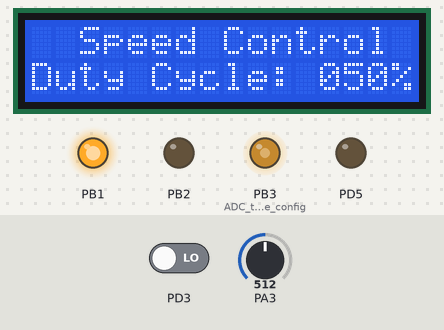
Bench run of a program on a simulated ATmega32, built with avr-gcc and emulated at 1 MHz (the files do not name the chip). Parts: 16×2 character LCD, output pins drawn as LEDs (lit = HIGH). Wiring (inferred from the names in the program): character LCD (HD44780): RS PD0; R/W PD1; E PD2; data PC0, PC1, PC2, PC3, PC4, PC5, PC6, PC7. The test bench sets the inputs (shaded band); at power-on: PA3 = 512, PD3 LOW. Pins used as bus, display or sensor lines are not drawn.

Above: at 1.2 s.
1.3 s: PA3 set to 716
At 1.8 s:
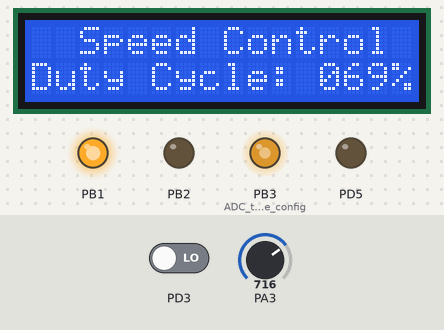
2.8 s: PA3 set to 900
At 3.6 s:
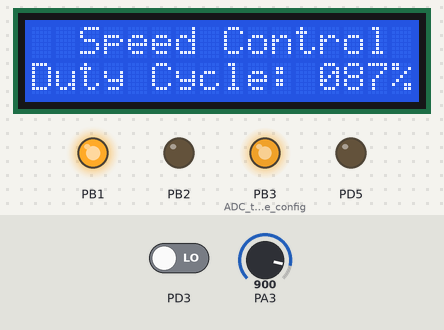
4.3 s: PD3 driven HIGH
At 5.5 s:
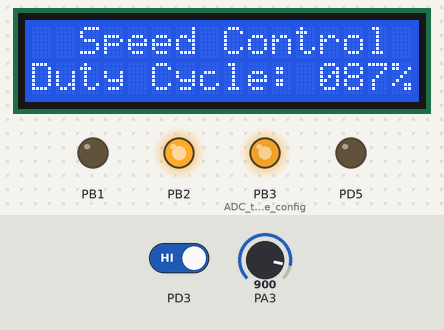
5.8 s: PA3 set to 511
At 6.1 s:
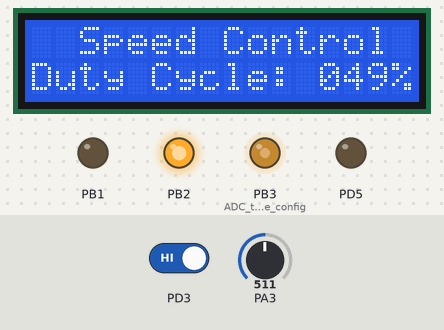
7.3 s: PA3 set to 122
At 8.0 s:
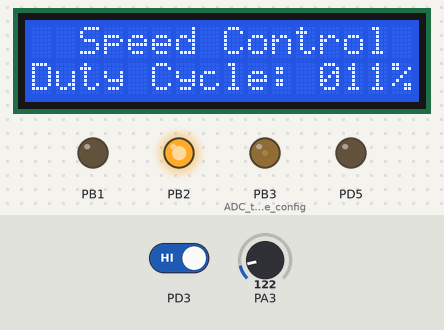
8.8 s: PA3 set to 0
At 9.8 s:
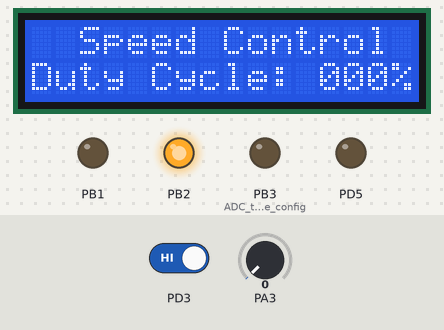
Timing chart, 0 to 11.3 s (numbered marks = the images above; inputs shaded):
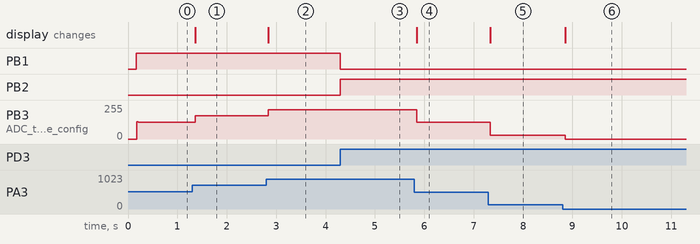

Measured:
- after the input at 1.3 s, PB3 (ADC_type_config): 127/255 → 175/255 after 0.06 s; the display: changes after 0.06 s (image 1)
- after the input at 2.8 s, PB3 (ADC_type_config): 175/255 → 221/255 at once; the display: changes at once (image 2)
- after the input at 4.3 s, PB1: HIGH → LOW at once; PB2: LOW → HIGH at once
- after the input at 5.8 s, PB3 (ADC_type_config): 221/255 → 124/255 after 0.05 s; the display: changes after 0.05 s (image 4)
- after the input at 7.3 s, PB3 (ADC_type_config): 124/255 → 28/255 at once; the display: changes at once (image 5)
- after the input at 8.8 s, PB3 (ADC_type_config): 28/255 → 0/255 after 0.05 s; the display: changes after 0.05 s (image 6)

The program:

main.c
```c
/*******************************************************************************
 *
 * 	[File Name]		main.c
 *
 * 	[Description]	Application
 *
 *	[Author]		Michael Magdy
 *
 ******************************************************************************/

#include <stdio.h>					// Used for sprintf only
#include "lcd.h"
#include "adc.h"
#include "timer.h"
#include "motor_driver.h"
#include "external_interrupts.h"

#define ADC_CHANNEL_NUM 3

/*******************************************************************************
 *                      	Functions Prototypes                               *
 *******************************************************************************/
void ISR_INT1(void);
void ISR_ADC(void);


/*******************************************************************************
 *                      			Main	                                   *
 *******************************************************************************/
int main(void) {


	/*************************************************** Variables Declaration */
	char display_buffer[3];


	/*************************************************** Modules Configuration */
	ADC_TYPE_CONFIG ADC_type_config = {AVCC, ADC_P_8};
	EXT_INT_TYPE_CONFIG INT1_type_config = {RISING_EDGE};
	MOTOR_TYPE_CONFIG motor_rotation = {CLOCKWISE};


	/************************************************** Modules Initialization */
	SET_BIT(SREG, 7);

	LCD_init();
	LCD_goto_row_col(0, 2);
	LCD_display_string("Speed Control");
	LCD_goto_row_col(1, 0);
	LCD_display_string("Duty Cycle: ");

	ADC_init(&ADC_type_config);
	ADC_set_callback(ISR_ADC);

	MOTOR_1_init();
	MOTOR_1_ON(&motor_rotation);

	INT1_init(&INT1_type_config);
	INT1_set_callback(ISR_INT1);

	TIMER_0_PWM_init(TIMER_P_8);


	/*************************************************************** Main Loop */
	for(;;) {

		/* Start ADC Conversion */
		ADC_read_channel(ADC_CHANNEL_NUM);

		/* Shift LCD Cursor */
		LCD_goto_row_col(1, 12);

		/* Display ADC Result */
		sprintf(display_buffer, "%03d", g_ADC_channel);
		LCD_display_string(display_buffer);
		LCD_display_char('%');

		/* Update Duty Cycle */
		TIMER_0_PWM_set_duty_cyle(g_ADC_channel);
	}
}

void ISR_ADC(void) {

	/* Maps the 0-1023 Range to 0-100 Range */
	/*
	 * y = mx + q
	 *
	 * q = 0
	 *
	 * m = 100 / 1023
	 *
	 */

	g_ADC_channel = (uint16) (((float32)100 / 1023) * g_ADC_channel);
}

void ISR_INT1(void) {

	if (g_MOTOR_direction == CLOCKWISE) {
		MOTOR_1_OFF();
		MOTOR_TYPE_CONFIG motor_rotation = {COUNTER_CLOCKWISE};
		MOTOR_1_ON(&motor_rotation);
		g_MOTOR_direction = COUNTER_CLOCKWISE;

	} else {
		MOTOR_1_OFF();
		MOTOR_TYPE_CONFIG motor_rotation = {CLOCKWISE};
		MOTOR_1_ON(&motor_rotation);
		g_MOTOR_direction = CLOCKWISE;
	}
}
```

adc.c
```c
/*******************************************************************************
 *
 * 	[File Name]		adc.c
 *
 * 	[Description]	Source File for ADC Driver.
 *
 *	[Author]		Michael Magdy
 *
 ******************************************************************************/

#include "adc.h"


/*******************************************************************************
 *                          Global Variables                                   *
 *******************************************************************************/
/* Global variable to hold the result of the ADC conversion */
volatile uint16 g_ADC_channel = 0;

/* Global variable to hold the address of the call back function in the application */
static volatile void (*g_ADC_callback_ptr)(void) = NULL_PTR;


/*******************************************************************************
 *                           ISR Definition                                    *
 *******************************************************************************/
ISR(ADC_vect) {

	/* Read ADC Data after conversion */
	g_ADC_channel = ADC;

	/* Run the callback function if set by the user */
	if (g_ADC_callback_ptr != NULL_PTR) {
		g_ADC_callback_ptr();
	}
}


/*******************************************************************************
 *                            ADC Functions                                    *
 *******************************************************************************/
void ADC_init(const ADC_TYPE_CONFIG * config_ptr) {

	/* Initialize the ADMUX register as 0 */
	ADMUX = 0;

	/* Reference Selection Bits */
	ADMUX |= (config_ptr->vref << 6);

	/* Enable ADC */
	SET_BIT(ADCSRA, ADEN);

	/* Enable ADC Interrupt */
	SET_BIT(ADCSRA, ADIE);

	/* Division Factor = config_ptr->prescaler */
	ADCSRA = (ADCSRA & 0xF8) | (config_ptr->prescaler);
}


void ADC_read_channel(uint8 channel_num) {

	/* Select Channel */
	ADMUX = (ADMUX & 0xE0) | (channel_num & 0x07);

	/* Start Conversion */
	SET_BIT(ADCSRA, ADSC);
}


void ADC_set_callback(void (*callback_fn_ptr)(void)) {
	g_ADC_callback_ptr = callback_fn_ptr;
}
```

adc.h
```c
/*******************************************************************************
 *
 * 	[File Name]		adc.h
 *
 * 	[Description]	Header File for ADC Driver.
 *
 *	[Author]		Michael Magdy
 *
 ******************************************************************************/

#ifndef ADC_H_
#define ADC_H_

#include "std_types.h"
#include "common_macros.h"
#include "controller_config.h"


/*******************************************************************************
 *                          External Variables                                 *
 *******************************************************************************/
/* Extern Public global variables to be used by other modules */
extern volatile uint16 g_ADC_channel;


/*******************************************************************************
 *                          Dynamic Configuration							   *
 *******************************************************************************/
/* Reference Selection (Vref > Vsensor_max) */
typedef enum {
	AREF, AVCC, ADC_VREF_RESERVED, V2_56
} ADC_VREF;


/* ADC Prescaler Select Bits (by which the CPU frequency is divided) */
typedef enum {
	ADC_P_2, ADC_PRESCALER_RESERVED, ADC_P_4, ADC_P_8,
	ADC_P_16, ADC_P_32, ADC_P_64, ADC_P_128
} ADC_PRESCALER;


/* Structure containing the ADC configuration parameters */
typedef struct {
	ADC_VREF vref;
	ADC_PRESCALER prescaler;
} ADC_TYPE_CONFIG;


/*******************************************************************************
 *                      	Functions Prototypes                               *
 *******************************************************************************/
/* Initializes the ADC module */
void ADC_init			(const ADC_TYPE_CONFIG * config_ptr);

/* Starts the ADC conversion,
 * triggers an interrupt when the channel is read.
 * The result is stored in a global variable (g_ADC_channel).
 * Then, the callback function is called (if set).
 */
void ADC_read_channel 	(uint8 channel_num);

/* Sets the callback function to be executed when the interrupt is triggered. */
void ADC_set_callback	(void (*callback_fn_ptr)(void));


#endif /* ADC_H_ */
```

external_interrupts.c
```c
/*******************************************************************************
 *
 * 	[File Name]		external_interrupts.c
 *
 * 	[Description]	Source File for External Interrupts Driver.
 *
 *	[Author]		Michael Magdy
 *
 ******************************************************************************/

#include "external_interrupts.h"


/*******************************************************************************
 *                          Global Variables                                   *
 *******************************************************************************/
/* Global variables to hold the address of the call back function in the application */
static volatile void (*g_INT0_callback_ptr)(void) = NULL_PTR;
static volatile void (*g_INT1_callback_ptr)(void) = NULL_PTR;


/*******************************************************************************
 *                           ISR Definitions                                   *
 *******************************************************************************/
ISR(INT0_vect) {

	/* Run the callback function if set by the user */
	if (g_INT0_callback_ptr != NULL_PTR) {
		g_INT0_callback_ptr();
	}
}

ISR(INT1_vect) {

	/* Run the callback function if set by the user */
	if (g_INT1_callback_ptr != NULL_PTR) {
		g_INT1_callback_ptr();
	}
}


/*******************************************************************************
 *                            EXT_INT Functions                                *
 *******************************************************************************/
void INT0_init(const EXT_INT_TYPE_CONFIG * config_ptr) {

	/* Enable external interrupt INT0 */
	GICR  |= (1 << INT0);

	/* Configure INT0 Sense Control */
	MCUCR |= config_ptr->sense_control;

	/* Set PD2 (INT0) as input */
	DDRD &= ~ (1 << PD2);
}

void INT1_init(const EXT_INT_TYPE_CONFIG * config_ptr) {

	/* Enable external interrupt INT1 */
	GICR  |= (1 << INT1);

	/* Configure INT0 Sense Control */
	MCUCR |= (config_ptr->sense_control << 2);

	/* Set PD3 (INT1) as input */
	DDRD &= ~ (1 << PD3);
}

void INT0_set_callback(void (*callback_fn_ptr)(void)) {
	g_INT0_callback_ptr = callback_fn_ptr;
}

void INT1_set_callback(void (*callback_fn_ptr)(void)) {
	g_INT1_callback_ptr = callback_fn_ptr;
}
```

external_interrupts.h
```c
/*******************************************************************************
 *
 * 	[File Name]		external_interrupts.h
 *
 * 	[Description]	Header File for External Interrupts Driver.
 *
 *	[Author]		Michael Magdy
 *
 ******************************************************************************/

#ifndef EXTERNAL_INTERRUPTS_H_
#define EXTERNAL_INTERRUPTS_H_


#include "std_types.h"
#include "common_macros.h"
#include "controller_config.h"


/*******************************************************************************
 *                          Dynamic Configuration							   *
 *******************************************************************************/
/* Interrupt Sense Control */
typedef enum {
	LOW_LEVEL, LEVEL_CHANGE, FALLING_EDGE, RISING_EDGE
} EXT_INT_SENSE_CTRL;


/* Structure containing the External Interrupt configuration parameters */
typedef struct {
	EXT_INT_SENSE_CTRL sense_control;
} EXT_INT_TYPE_CONFIG;


/*******************************************************************************
 *                      	Functions Prototypes                               *
 *******************************************************************************/
/* Initializes the INT modules */
void INT0_init			(const EXT_INT_TYPE_CONFIG * config_ptr);
void INT1_init			(const EXT_INT_TYPE_CONFIG * config_ptr);

/* Sets the callback functions to be executed when the interrupt is triggered. */
void INT0_set_callback	(void (*callback_fn_ptr)(void));
void INT1_set_callback	(void (*callback_fn_ptr)(void));


#endif /* EXTERNAL_INTERRUPTS_H_ */
```

timer.c
```c
/*******************************************************************************
 *
 * 	[File Name]		timer.c
 *
 * 	[Description]	Source File for Timer Driver.
 *
 *	[Author]		Michael Magdy
 *
 ******************************************************************************/

#include "timer.h"


/*******************************************************************************
 *                            Timer Functions                                  *
 *******************************************************************************/
void TIMER_0_PWM_init(TIMER_PRESCALER prescaler) {

	/* Initialize Timer Count*/
	TCNT0 = 0;

	/* Set Compare Value (Initial Duty Cycle = 50%) */
	OCR0  = 128;

	/* Configure the OC0 PIN as Output */
	DDRB  = DDRB | (1<<PB3);

	/* Configure PWM in Non-inverting Mode */
	TCCR0 = (1 << WGM00) | (1 << WGM01) | (1 << COM01) | prescaler;

	/* Configure the OC0 PIN as Output */
	SET_BIT(DDRD, PD5);
}


void TIMER_0_PWM_set_duty_cyle(uint8 duty_cycle) {

	/* Map 0-100 Range to 0-255 Range */
	/*
	 * y = mx + q
	 *
	 * q = 0
	 *
	 * m = 255 / 100
	 *
	 */

	uint8 y = ((float32)255 / 100) * duty_cycle;
	OCR0  = y;
}
```

timer.h
```c
/*******************************************************************************
 *
 * 	[File Name]		timer.h
 *
 * 	[Description]	Header File for Timer Driver.
 *
 *	[Author]		Michael Magdy
 *
 ******************************************************************************/

#ifndef TIMER_H_
#define TIMER_H_


#include "std_types.h"
#include "common_macros.h"
#include "controller_config.h"

typedef enum {
	TIMER_NO_CLOCK, TIMER_P_1, TIMER_P_8, TIMER_P_64, TIMER_P_256, TIMER_P_1024,
	TIMER_EXTERNAL_FALLING, TIMER_EXTERNAL_RISING
} TIMER_PRESCALER;


/*******************************************************************************
 *                      	Functions Prototypes                               *
 *******************************************************************************/
void TIMER_0_PWM_init			(TIMER_PRESCALER prescaler);
void TIMER_0_PWM_set_duty_cyle	(uint8 duty_cycle);


#endif /* TIMER_H_ */
```

controller_config.h
```c
/*******************************************************************************
 *
 * 	[File Name]		controller_config.h
 *
 * 	[Description]	File containing the mcu's configuration and libraries.
 *
 *	[Author]		Michael Magdy
 *
 ******************************************************************************/

#ifndef CONTROLLER_CONFIG_H_
#define CONTROLLER_CONFIG_H_


/* Clock Frequency */
#ifndef F_CPU
#define F_CPU 1000000UL
#endif

/* MCU Libraries */
#include <avr/io.h>
#include <avr/interrupt.h>
#include <util/delay.h>


#endif /* CONTROLLER_CONFIG_H_ */
```

lcd.c
```c
/*******************************************************************************
 *
 * 	[File Name]		lcd.c
 *
 * 	[Description]	Source File for LCD Driver.
 *
 *	[Author]		Michael Magdy
 *
 ******************************************************************************/

#include "lcd.h"


/*******************************************************************************
 *                            LCD Functions                                    *
 *******************************************************************************/
void LCD_init(void) {

	// Set the 8 data pins as output
	LCD_DATA_PORT_DIRECTION = 0xFF;

	// Set the RS, R/W, and E pins as output
	SET_BIT(LCD_CONTROL_PORT_DIRECTION, LCD_RS_PIN);
	SET_BIT(LCD_CONTROL_PORT_DIRECTION, LCD_RW_PIN);
	SET_BIT(LCD_CONTROL_PORT_DIRECTION, LCD_E_PIN);

	// Set LCD Mode: 8 bits transmission, 2 lines display
	LCD_send_command(LCD_COMMAND_MODE_8BIT_2LINE);

	// Clear the display
	LCD_send_command(LCD_COMMAND_CLEAR);

	// Hide the cursor
	LCD_send_command(LCD_COMMAND_CURSOR_OFF);
}


void LCD_clear(void) {
	LCD_send_command(LCD_COMMAND_CLEAR);
}


void LCD_goto_row_col(uint8 row, uint8 col) {

	uint8 address;

	switch (row) {
		case 0:
			address = col;
			break;
		case 1:
			address = col + 0x40;
			break;
		case 2:
			address = col + 0x10;
			break;
		case 3:
			address = col + 0x50;
			break;
	}

	LCD_send_command(LCD_SET_CURSOR | address);
}


void LCD_send_command(uint8 command) {

	// Clear the enable bit
	CLEAR_BIT(LCD_CONTROL_PORT, LCD_E_PIN);

	// Clear the RS bit for command transfer
	CLEAR_BIT(LCD_CONTROL_PORT, LCD_RS_PIN);

	// Clear the R/W bit for write mode
	CLEAR_BIT(LCD_CONTROL_PORT, LCD_RW_PIN);

	// Delay (tas)
	_delay_ms(1);

	// Set the enable bit
	SET_BIT(LCD_CONTROL_PORT, LCD_E_PIN);

	// Delay (tpw - tdsw)
	_delay_ms(1);

	// Send the given command
	LCD_DATA_PORT = command;

	// Delay (tdsw)
	_delay_ms(1);

	// Clear the enable bit
	CLEAR_BIT(LCD_CONTROL_PORT, LCD_E_PIN);

	// Delay (th)
	_delay_ms(1);
}


void LCD_display_char(uint8 ch) {

	// Clear the enable bit
	CLEAR_BIT(LCD_CONTROL_PORT, LCD_E_PIN);

	// Clear the RS bit for data transfer
	SET_BIT(LCD_CONTROL_PORT, LCD_RS_PIN);

	// Clear the R/W bit for write mode
	CLEAR_BIT(LCD_CONTROL_PORT, LCD_RW_PIN);

	// Delay (tas)
	_delay_ms(1);

	// Set the enable bit
	SET_BIT(LCD_CONTROL_PORT, LCD_E_PIN);

	// Delay (tpw - tdsw)
	_delay_ms(1);

	// Send the given character
	LCD_DATA_PORT = ch;

	// Delay (tdsw)
	_delay_ms(1);

	// Clear the enable bit
	CLEAR_BIT(LCD_CONTROL_PORT, LCD_E_PIN);

	// Delay (th)
	_delay_ms(1);

}


void LCD_display_string(uint8 *str_ptr) {

	uint8 i;

	/* Iterate over the chars array */
	for(i = 0; str_ptr[i] != '\0'; i++) {

		/* Display each char */
		LCD_display_char(str_ptr[i]);
	}
}


void LCD_display_integer(sint32 num) {

	char string[16];

	/* Convert integer to an array of chars */
	itoa(num, string, 10);

	/* Display the array */
	LCD_display_string(string);
}
```

lcd.h
```c
/*******************************************************************************
 *
 * 	[File Name]		lcd.h
 *
 * 	[Description]	Header File for LCD Driver.
 *
 *	[Author]		Michael Magdy
 *
 ******************************************************************************/

#ifndef LCD_H_
#define LCD_H_


#include <stdlib.h>
#include "std_types.h"
#include "common_macros.h"
#include "controller_config.h"


/*******************************************************************************
 *                      	LCD Static Configuration				           *
 *******************************************************************************/
/* Control Pins Configuration */
#define LCD_RS_PIN 						PD0
#define LCD_RW_PIN 						PD1
#define LCD_E_PIN 						PD2
#define LCD_CONTROL_PORT				PORTD
#define LCD_CONTROL_PORT_DIRECTION		DDRD

/* Data Port Configuration */
#define LCD_DATA_PORT	 				PORTC
#define LCD_DATA_PORT_DIRECTION			DDRC

/* LCD Commands */
#define LCD_COMMAND_MODE_8BIT_2LINE 	0x38
#define LCD_COMMAND_MODE_4BIT_2LINE 	0x28

#define LCD_COMMAND_CLEAR				0x01
#define LCD_COMMAND_CURSOR_OFF			0x0C
#define LCD_SET_CURSOR					0x80


/*******************************************************************************
 *                      	Functions Prototypes                               *
 *******************************************************************************/
/* Initializes the LCD module */
void LCD_init				(void);

/* Clears the LCD display as well as its memory contents */
void LCD_clear				(void);

/* Sends the given command to the LCD */
void LCD_send_command		(uint8 command);

/* Displays the given char, string, or integer */
void LCD_display_char		(uint8 ch);
void LCD_display_string		(uint8 *str_ptr);
void LCD_display_integer	(sint32 num);

/* Sends the cursor to the given row and column */
void LCD_goto_row_col		(uint8 row, uint8 col);


#endif /* LCD_H_ */
```

Source omitted: motor_driver.c (2183 bytes), motor_driver.h (2087 bytes), common_macros.h (964 bytes), std_types.h (1338 bytes)
